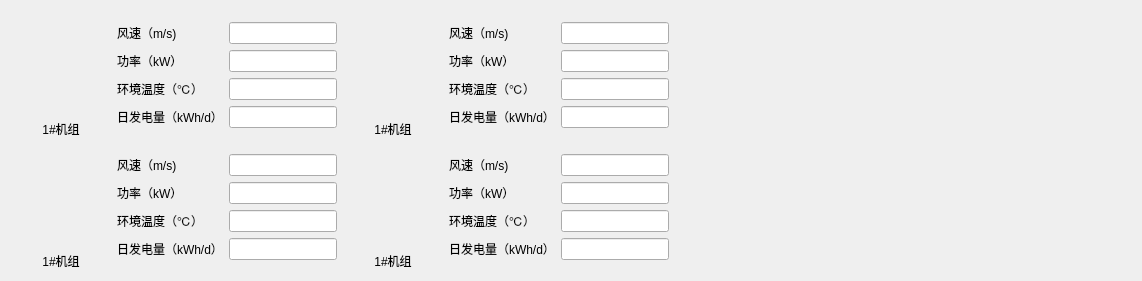
          <widget class="QWidget" name="scrollAreaWidgetContents">
           <property name="geometry">
            <rect>
             <x>0</x>
             <y>0</y>
             <width>1142</width>
             <height>281</height>
            </rect>
           </property>
           <layout class="QGridLayout" name="gridLayout_21">
            <item row="0" column="0">
             <layout class="QHBoxLayout" name="horizontalLayout_2">
              <item>
               <layout class="QVBoxLayout" name="verticalLayout_4">
                <item>
                 <widget class="QLabel" name="unitLogo_1">
                  <property name="enabled">
                   <bool>true</bool>
                  </property>
                  <property name="sizePolicy">
                   <sizepolicy hsizetype="Minimum" vsizetype="Minimum">
                    <horstretch>0</horstretch>
                    <verstretch>0</verstretch>
                   </sizepolicy>
                  </property>
                  <property name="minimumSize">
                   <size>
                    <width>100</width>
                    <height>100</height>
                   </size>
                  </property>
                  <property name="maximumSize">
                   <size>
                    <width>150</width>
                    <height>150</height>
                   </size>
                  </property>
                  <property name="text">
                   <string/>
                  </property>
                  <property name="pixmap">
                   <pixmap>C:/Users/Charming/.designer/backup/pic/小风机.png</pixmap>
                  </property>
                  <property name="alignment">
                   <set>Qt::AlignCenter</set>
                  </property>
                  <property name="wordWrap">
                   <bool>false</bool>
                  </property>
                 </widget>
                </item>
                <item>
                 <widget class="QLabel" name="unitName_1">
                  <property name="sizePolicy">
                   <sizepolicy hsizetype="Fixed" vsizetype="Fixed">
                    <horstretch>0</horstretch>
                    <verstretch>0</verstretch>
                   </sizepolicy>
                  </property>
                  <property name="minimumSize">
                   <size>
                    <width>0</width>
                    <height>0</height>
                   </size>
                  </property>
                  <property name="maximumSize">
                   <size>
                    <width>150</width>
                    <height>16777215</height>
                   </size>
                  </property>
                  <property name="frameShadow">
                   <enum>QFrame::Plain</enum>
                  </property>
                  <property name="text">
                   <string>1#机组</string>
                  </property>
                  <property name="alignment">
                   <set>Qt::AlignCenter</set>
                  </property>
                 </widget>
                </item>
               </layout>
              </item>
              <item>
               <layout class="QFormLayout" name="formLayout">
                <property name="formAlignment">
                 <set>Qt::AlignLeading|Qt::AlignLeft|Qt::AlignVCenter</set>
                </property>
                <item row="0" column="0">
                 <widget class="QLabel" name="mSLabel">
                  <property name="text">
                   <string>风速（m/s)</string>
                  </property>
                 </widget>
                </item>
                <item row="1" column="0">
                 <widget class="QLabel" name="kWLabel">
                  <property name="text">
                   <string>功率（kW）</string>
                  </property>
                 </widget>
                </item>
                <item row="2" column="0">
                 <widget class="QLabel" name="Label">
                  <property name="text">
                   <string>环境温度（℃）</string>
                  </property>
                 </widget>
                </item>
                <item row="2" column="1">
                 <widget class="QLineEdit" name="LineEdit">
                  <property name="sizePolicy">
                   <sizepolicy hsizetype="Fixed" vsizetype="Fixed">
                    <horstretch>0</horstretch>
                    <verstretch>0</verstretch>
                   </sizepolicy>
                  </property>
                 </widget>
                </item>
                <item row="3" column="0">
                 <widget class="QLabel" name="kWhDLabel">
                  <property name="text">
                   <string>日发电量（kWh/d）</string>
                  </property>
                 </widget>
                </item>
                <item row="3" column="1">
                 <widget class="QLineEdit" name="kWhDLineEdit">
                  <property name="sizePolicy">
                   <sizepolicy hsizetype="Fixed" vsizetype="Fixed">
                    <horstretch>0</horstretch>
                    <verstretch>0</verstretch>
                   </sizepolicy>
                  </property>
                 </widget>
                </item>
                <item row="0" column="1">
                 <widget class="QLineEdit" name="mSLineEdit">
                  <property name="sizePolicy">
                   <sizepolicy hsizetype="Fixed" vsizetype="Fixed">
                    <horstretch>0</horstretch>
                    <verstretch>0</verstretch>
                   </sizepolicy>
                  </property>
                 </widget>
                </item>
                <item row="1" column="1">
                 <widget class="QLineEdit" name="kWLineEdit">
                  <property name="sizePolicy">
                   <sizepolicy hsizetype="Fixed" vsizetype="Fixed">
                    <horstretch>0</horstretch>
                    <verstretch>0</verstretch>
                   </sizepolicy>
                  </property>
                 </widget>
                </item>
               </layout>
              </item>
             </layout>
            </item>
            <item row="0" column="1">
             <layout class="QHBoxLayout" name="horizontalLayout_8">
              <item>
               <layout class="QVBoxLayout" name="verticalLayout_23">
                <item>
                 <widget class="QLabel" name="unitLogo_5">
                  <property name="enabled">
                   <bool>true</bool>
                  </property>
                  <property name="sizePolicy">
                   <sizepolicy hsizetype="Minimum" vsizetype="Minimum">
                    <horstretch>0</horstretch>
                    <verstretch>0</verstretch>
                   </sizepolicy>
                  </property>
                  <property name="minimumSize">
                   <size>
                    <width>100</width>
                    <height>100</height>
                   </size>
                  </property>
                  <property name="maximumSize">
                   <size>
                    <width>150</width>
                    <height>150</height>
                   </size>
                  </property>
                  <property name="text">
                   <string/>
                  </property>
                  <property name="pixmap">
                   <pixmap>C:/Users/Charming/.designer/backup/pic/小风机.png</pixmap>
                  </property>
                  <property name="alignment">
                   <set>Qt::AlignCenter</set>
                  </property>
                  <property name="wordWrap">
                   <bool>false</bool>
                  </property>
                 </widget>
                </item>
                <item>
                 <widget class="QLabel" name="unitName_5">
                  <property name="sizePolicy">
                   <sizepolicy hsizetype="Fixed" vsizetype="Fixed">
                    <horstretch>0</horstretch>
                    <verstretch>0</verstretch>
                   </sizepolicy>
                  </property>
                  <property name="minimumSize">
                   <size>
                    <width>0</width>
                    <height>0</height>
                   </size>
                  </property>
                  <property name="maximumSize">
                   <size>
                    <width>150</width>
                    <height>16777215</height>
                   </size>
                  </property>
                  <property name="frameShadow">
                   <enum>QFrame::Plain</enum>
                  </property>
                  <property name="text">
                   <string>1#机组</string>
                  </property>
                  <property name="alignment">
                   <set>Qt::AlignCenter</set>
                  </property>
                 </widget>
                </item>
               </layout>
              </item>
              <item>
               <layout class="QFormLayout" name="formLayout_13">
                <property name="formAlignment">
                 <set>Qt::AlignLeading|Qt::AlignLeft|Qt::AlignVCenter</set>
                </property>
                <item row="0" column="0">
                 <widget class="QLabel" name="mSLabel_5">
                  <property name="text">
                   <string>风速（m/s)</string>
                  </property>
                 </widget>
                </item>
                <item row="1" column="0">
                 <widget class="QLabel" name="kWLabel_5">
                  <property name="text">
                   <string>功率（kW）</string>
                  </property>
                 </widget>
                </item>
                <item row="2" column="0">
                 <widget class="QLabel" name="Label_44">
                  <property name="text">
                   <string>环境温度（℃）</string>
                  </property>
                 </widget>
                </item>
                <item row="2" column="1">
                 <widget class="QLineEdit" name="LineEdit_44">
                  <property name="sizePolicy">
                   <sizepolicy hsizetype="Fixed" vsizetype="Fixed">
                    <horstretch>0</horstretch>
                    <verstretch>0</verstretch>
                   </sizepolicy>
                  </property>
                 </widget>
                </item>
                <item row="3" column="0">
                 <widget class="QLabel" name="kWhDLabel_5">
                  <property name="text">
                   <string>日发电量（kWh/d）</string>
                  </property>
                 </widget>
                </item>
                <item row="3" column="1">
                 <widget class="QLineEdit" name="kWhDLineEdit_5">
                  <property name="sizePolicy">
                   <sizepolicy hsizetype="Fixed" vsizetype="Fixed">
                    <horstretch>0</horstretch>
                    <verstretch>0</verstretch>
                   </sizepolicy>
                  </property>
                 </widget>
                </item>
                <item row="0" column="1">
                 <widget class="QLineEdit" name="mSLineEdit_5">
                  <property name="sizePolicy">
                   <sizepolicy hsizetype="Fixed" vsizetype="Fixed">
                    <horstretch>0</horstretch>
                    <verstretch>0</verstretch>
                   </sizepolicy>
                  </property>
                 </widget>
                </item>
                <item row="1" column="1">
                 <widget class="QLineEdit" name="kWLineEdit_5">
                  <property name="sizePolicy">
                   <sizepolicy hsizetype="Fixed" vsizetype="Fixed">
                    <horstretch>0</horstretch>
                    <verstretch>0</verstretch>
                   </sizepolicy>
                  </property>
                 </widget>
                </item>
               </layout>
              </item>
             </layout>
            </item>
            <item row="0" column="2">
             <spacer name="horizontalSpacer_15">
              <property name="orientation">
               <enum>Qt::Horizontal</enum>
              </property>
              <property name="sizeHint" stdset="0">
               <size>
                <width>243</width>
                <height>20</height>
               </size>
              </property>
             </spacer>
            </item>
            <item row="1" column="0">
             <layout class="QHBoxLayout" name="horizontalLayout_9">
              <item>
               <layout class="QVBoxLayout" name="verticalLayout_24">
                <item>
                 <widget class="QLabel" name="unitLogo_6">
                  <property name="enabled">
                   <bool>true</bool>
                  </property>
                  <property name="sizePolicy">
                   <sizepolicy hsizetype="Minimum" vsizetype="Minimum">
                    <horstretch>0</horstretch>
                    <verstretch>0</verstretch>
                   </sizepolicy>
                  </property>
                  <property name="minimumSize">
                   <size>
                    <width>100</width>
                    <height>100</height>
                   </size>
                  </property>
                  <property name="maximumSize">
                   <size>
                    <width>150</width>
                    <height>150</height>
                   </size>
                  </property>
                  <property name="text">
                   <string/>
                  </property>
                  <property name="pixmap">
                   <pixmap>C:/Users/Charming/.designer/backup/pic/小风机.png</pixmap>
                  </property>
                  <property name="alignment">
                   <set>Qt::AlignCenter</set>
                  </property>
                  <property name="wordWrap">
                   <bool>false</bool>
                  </property>
                 </widget>
                </item>
                <item>
                 <widget class="QLabel" name="unitName_6">
                  <property name="sizePolicy">
                   <sizepolicy hsizetype="Fixed" vsizetype="Fixed">
                    <horstretch>0</horstretch>
                    <verstretch>0</verstretch>
                   </sizepolicy>
                  </property>
                  <property name="minimumSize">
                   <size>
                    <width>0</width>
                    <height>0</height>
                   </size>
                  </property>
                  <property name="maximumSize">
                   <size>
                    <width>150</width>
                    <height>16777215</height>
                   </size>
                  </property>
                  <property name="frameShadow">
                   <enum>QFrame::Plain</enum>
                  </property>
                  <property name="text">
                   <string>1#机组</string>
                  </property>
                  <property name="alignment">
                   <set>Qt::AlignCenter</set>
                  </property>
                 </widget>
                </item>
               </layout>
              </item>
              <item>
               <layout class="QFormLayout" name="formLayout_14">
                <property name="formAlignment">
                 <set>Qt::AlignLeading|Qt::AlignLeft|Qt::AlignVCenter</set>
                </property>
                <item row="0" column="0">
                 <widget class="QLabel" name="mSLabel_6">
                  <property name="text">
                   <string>风速（m/s)</string>
                  </property>
                 </widget>
                </item>
                <item row="1" column="0">
                 <widget class="QLabel" name="kWLabel_6">
                  <property name="text">
                   <string>功率（kW）</string>
                  </property>
                 </widget>
                </item>
                <item row="2" column="0">
                 <widget class="QLabel" name="Label_45">
                  <property name="text">
                   <string>环境温度（℃）</string>
                  </property>
                 </widget>
                </item>
                <item row="2" column="1">
                 <widget class="QLineEdit" name="LineEdit_45">
                  <property name="sizePolicy">
                   <sizepolicy hsizetype="Fixed" vsizetype="Fixed">
                    <horstretch>0</horstretch>
                    <verstretch>0</verstretch>
                   </sizepolicy>
                  </property>
                 </widget>
                </item>
                <item row="3" column="0">
                 <widget class="QLabel" name="kWhDLabel_6">
                  <property name="text">
                   <string>日发电量（kWh/d）</string>
                  </property>
                 </widget>
                </item>
                <item row="3" column="1">
                 <widget class="QLineEdit" name="kWhDLineEdit_6">
                  <property name="sizePolicy">
                   <sizepolicy hsizetype="Fixed" vsizetype="Fixed">
                    <horstretch>0</horstretch>
                    <verstretch>0</verstretch>
                   </sizepolicy>
                  </property>
                 </widget>
                </item>
                <item row="0" column="1">
                 <widget class="QLineEdit" name="mSLineEdit_6">
                  <property name="sizePolicy">
                   <sizepolicy hsizetype="Fixed" vsizetype="Fixed">
                    <horstretch>0</horstretch>
                    <verstretch>0</verstretch>
                   </sizepolicy>
                  </property>
                 </widget>
                </item>
                <item row="1" column="1">
                 <widget class="QLineEdit" name="kWLineEdit_6">
                  <property name="sizePolicy">
                   <sizepolicy hsizetype="Fixed" vsizetype="Fixed">
                    <horstretch>0</horstretch>
                    <verstretch>0</verstretch>
                   </sizepolicy>
                  </property>
                 </widget>
                </item>
               </layout>
              </item>
             </layout>
            </item>
            <item row="1" column="1">
             <layout class="QHBoxLayout" name="horizontalLayout_10">
              <item>
               <layout class="QVBoxLayout" name="verticalLayout_25">
                <item>
                 <widget class="QLabel" name="unitLogo_7">
                  <property name="enabled">
                   <bool>true</bool>
                  </property>
                  <property name="sizePolicy">
                   <sizepolicy hsizetype="Minimum" vsizetype="Minimum">
                    <horstretch>0</horstretch>
                    <verstretch>0</verstretch>
                   </sizepolicy>
                  </property>
                  <property name="minimumSize">
                   <size>
                    <width>100</width>
                    <height>100</height>
                   </size>
                  </property>
                  <property name="maximumSize">
                   <size>
                    <width>150</width>
                    <height>150</height>
                   </size>
                  </property>
                  <property name="text">
                   <string/>
                  </property>
                  <property name="pixmap">
                   <pixmap>C:/Users/Charming/.designer/backup/pic/小风机.png</pixmap>
                  </property>
                  <property name="alignment">
                   <set>Qt::AlignCenter</set>
                  </property>
                  <property name="wordWrap">
                   <bool>false</bool>
                  </property>
                 </widget>
                </item>
                <item>
                 <widget class="QLabel" name="unitName_7">
                  <property name="sizePolicy">
                   <sizepolicy hsizetype="Fixed" vsizetype="Fixed">
                    <horstretch>0</horstretch>
                    <verstretch>0</verstretch>
                   </sizepolicy>
                  </property>
                  <property name="minimumSize">
                   <size>
                    <width>0</width>
                    <height>0</height>
                   </size>
                  </property>
                  <property name="maximumSize">
                   <size>
                    <width>150</width>
                    <height>16777215</height>
                   </size>
                  </property>
                  <property name="frameShadow">
                   <enum>QFrame::Plain</enum>
                  </property>
                  <property name="text">
                   <string>1#机组</string>
                  </property>
                  <property name="alignment">
                   <set>Qt::AlignCenter</set>
                  </property>
                 </widget>
                </item>
               </layout>
              </item>
              <item>
               <layout class="QFormLayout" name="formLayout_15">
                <property name="formAlignment">
                 <set>Qt::AlignLeading|Qt::AlignLeft|Qt::AlignVCenter</set>
                </property>
                <item row="0" column="0">
                 <widget class="QLabel" name="mSLabel_7">
                  <property name="text">
                   <string>风速（m/s)</string>
                  </property>
                 </widget>
                </item>
                <item row="1" column="0">
                 <widget class="QLabel" name="kWLabel_7">
                  <property name="text">
                   <string>功率（kW）</string>
                  </property>
                 </widget>
                </item>
                <item row="2" column="0">
                 <widget class="QLabel" name="Label_46">
                  <property name="text">
                   <string>环境温度（℃）</string>
                  </property>
                 </widget>
                </item>
                <item row="2" column="1">
                 <widget class="QLineEdit" name="LineEdit_46">
                  <property name="sizePolicy">
                   <sizepolicy hsizetype="Fixed" vsizetype="Fixed">
                    <horstretch>0</horstretch>
                    <verstretch>0</verstretch>
                   </sizepolicy>
                  </property>
                 </widget>
                </item>
                <item row="3" column="0">
                 <widget class="QLabel" name="kWhDLabel_7">
                  <property name="text">
                   <string>日发电量（kWh/d）</string>
                  </property>
                 </widget>
                </item>
                <item row="3" column="1">
                 <widget class="QLineEdit" name="kWhDLineEdit_7">
                  <property name="sizePolicy">
                   <sizepolicy hsizetype="Fixed" vsizetype="Fixed">
                    <horstretch>0</horstretch>
                    <verstretch>0</verstretch>
                   </sizepolicy>
                  </property>
                 </widget>
                </item>
                <item row="0" column="1">
                 <widget class="QLineEdit" name="mSLineEdit_7">
                  <property name="sizePolicy">
                   <sizepolicy hsizetype="Fixed" vsizetype="Fixed">
                    <horstretch>0</horstretch>
                    <verstretch>0</verstretch>
                   </sizepolicy>
                  </property>
                 </widget>
                </item>
                <item row="1" column="1">
                 <widget class="QLineEdit" name="kWLineEdit_7">
                  <property name="sizePolicy">
                   <sizepolicy hsizetype="Fixed" vsizetype="Fixed">
                    <horstretch>0</horstretch>
                    <verstretch>0</verstretch>
                   </sizepolicy>
                  </property>
                 </widget>
                </item>
               </layout>
              </item>
             </layout>
            </item>
           </layout>
           <zorder>horizontalSpacer_15</zorder>
          </widget>
